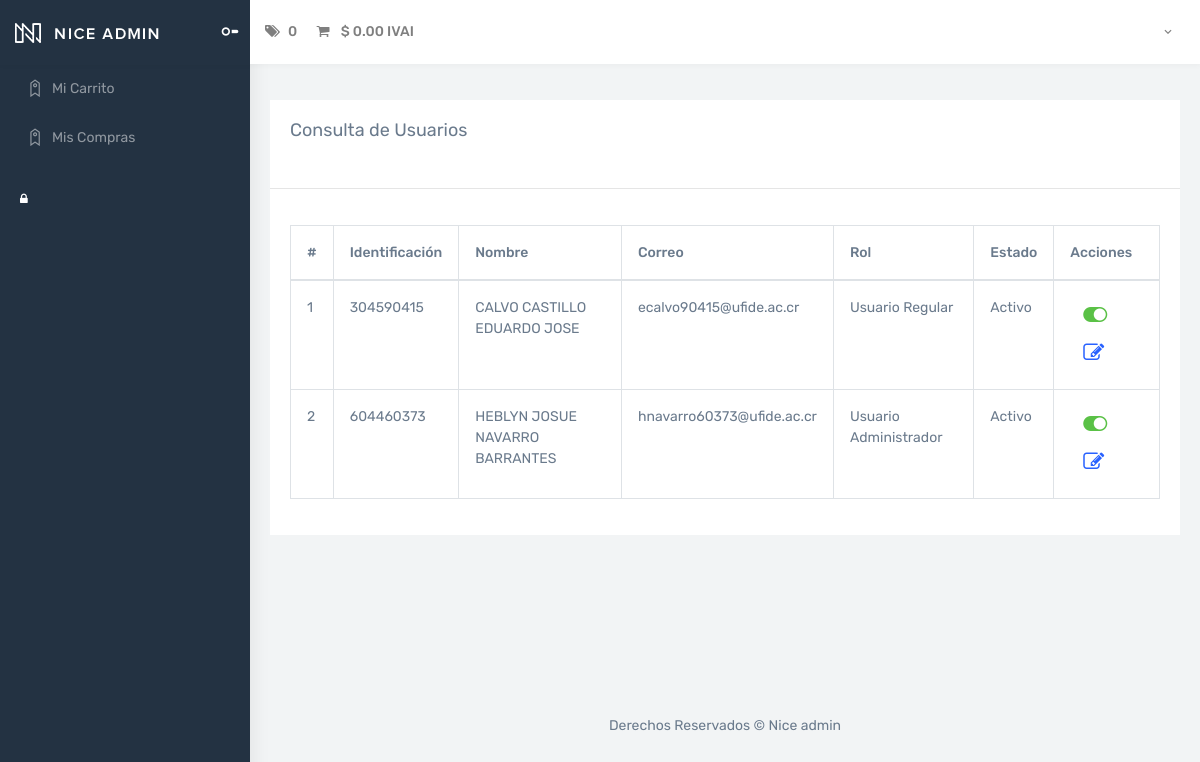
Page /Views/Usuario/consultarUsuarios.php on the committed database.
### tables this page shows
CREATE TABLE `tusuario` (
  `IdUsuario` bigint(11) NOT NULL AUTO_INCREMENT,
  `Nombre` varchar(255) NOT NULL,
  `Correo` varchar(100) NOT NULL,
  `Identificacion` varchar(20) NOT NULL,
  `Contrasenna` varchar(10) NOT NULL,
  `IdRol` int(11) NOT NULL,
  `Estado` bit(1) NOT NULL,
  PRIMARY KEY (`IdUsuario`),
  KEY `FK_tusuario_trol` (`IdRol`),
  CONSTRAINT `FK_tusuario_trol` FOREIGN KEY (`IdRol`) REFERENCES `trol` (`IdRol`)
);

CREATE TABLE `trol` (
  `IdRol` int(11) NOT NULL AUTO_INCREMENT,
  `NombreRol` varchar(50) NOT NULL,
  PRIMARY KEY (`IdRol`)
);

### Models/usuarioModel.php (called while the page is built, shortened)
<?php
    function ConsultarUsuariosModel()
    {
        try
        {
            $context = OpenDB();
            $sp = "CALL ConsultarUsuarios()";
            $respuesta = $context -> query($sp);
            return $respuesta;
        }
        catch(Exception $error)
        {
            RegistrarError($error);
            return null;
        }
    }
?>

### Controllers/usuarioController.php (called while the page is built, shortened)
<?php
    include_once $_SERVER["DOCUMENT_ROOT"] . '/Curso/Models/usuarioModel.php';
    function ConsultarUsuarios()
    {
        return ConsultarUsuariosModel();
    }
?>

### Views/Usuario/consultarUsuarios.php (the view, shortened to what this page needs)
<?php
    include_once $_SERVER["DOCUMENT_ROOT"] . '/Curso/Views/layoutInterno.php';
    include_once $_SERVER["DOCUMENT_ROOT"] . '/Curso/Controllers/usuarioController.php';
    $resultado = ConsultarUsuarios();
?>
<!DOCTYPE html>
<html>
<body>
    <div id="main-wrapper">
        <div class="page-wrapper">
            <div class="container-fluid">
                <div class="row">
                    <div class="col-12">
                        <div class="card">
                            <div class="card-body">
                                <h4 class="card-title">Consulta de Usuarios</h4>
                            </div>
                            <hr>
                            <form class="form-horizontal" action="" method="POST">
                                <div class="card-body">
                                    <table id="tablaDatos" class="table table-bordered table-hover">
                                        <thead>
                                            <tr>
                                                <th>#</th>
                                                <th>Identificación</th>
                                                <th>Nombre</th>
                                                <th>Correo</th>
                                                <th>Rol</th>
                                                <th>Estado</th>
                                                <th>Acciones</th>
                                            </tr>
                                        </thead>
                                        <tbody>
                                            <?php
                                                While($fila = mysqli_fetch_array($resultado))
                                                {
                                                    echo "<tr>";
                                                    echo "<td>". $fila["IdUsuario"] ."</td>";
                                                    echo "<td>". $fila["Identificacion"] ."</td>";
                                                    echo "<td>". $fila["Nombre"] ."</td>";
                                                    echo "<td>". $fila["Correo"] ."</td>";
                                                    echo "<td>". $fila["NombreRol"] ."</td>";
                                                    echo "<td>". $fila["EstadoDescripcion"] ."</td>";
                                                    echo '<td>
                                                        <a class="btn btnAbrirModal" data-toggle="modal" data-target="#CambiarEstadoUsuario"
                                                            data-id="' . $fila["IdUsuario"] . '" data-nombre="' . $fila["Nombre"] . '">
                                                            <i class="fa ' . ($fila["Estado"] ? 'fa-toggle-on text-success' : 'fa-toggle-off text-danger') . '" style="font-size:1.5em;"></i>
                                                        </a>
                                                        <a href="actualizarUsuario.php?q=' . $fila["IdUsuario"] . '" class="btn">
                                                            <i class="fa fa-edit" style="font-size:1.5em;"></i>
                                                        </a>
                                                     </td>';
                                                    echo "</tr>";
                                                }
                                            ?>
                                        </tbody>
                                    </table>
                                </div>
                            </form>
                        </div>
                    </div>
                </div>
            </div>
        </div>
    </div>
</body>
</html>

### rows in the picture
tusuario: IdUsuario "1", Identificacion "304590415", Nombre "CALVO CASTILLO EDUARDO JOSE", Correo "ecalvo90415@ufide.ac.cr", IdRol.NombreRol "Usuario Regular", EstadoDescripcion "Activo"
tusuario: IdUsuario "2", Identificacion "604460373", Nombre "HEBLYN JOSUE NAVARRO BARRANTES", Correo "hnavarro60373@ufide.ac.cr", IdRol.NombreRol "Usuario Administrador", EstadoDescripcion "Activo"

### other values in the picture
$cantidad "0"
$total "0.00"
